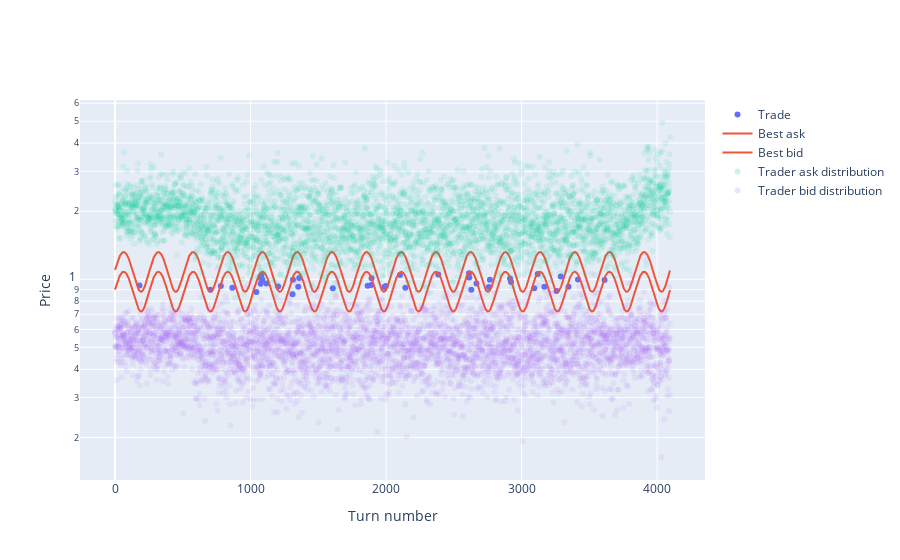

The notebook cell saved with this chart:
### Code cell
trades_plot(turn_results)

### Figure 1 — Plotly figure (JSON) as saved in the notebook; plotly's stock layout.template omitted (floating-point values rounded to 4 significant figures; data arrays with more than 128 entries replaced by an {"elided": "..."} marker saying what was removed)
{"data": [{"marker": {"color": "#636EFA"}, "mode": "markers", "name": "Trade", "type": "scatter", "x": [181, 704, 781, 866, 1043, 1075, 1077, 1079, 1087, 1117, 1204, 1310, 1313, 1352, 1359, 1607, 1864, 1891, 1893, 1987, 1998, 2103, 2142, 2385, 2612, 2614, 2629, 2667, 2758, 2766, 2915, 2922, 3093, 3119, 3168, 3258, 3289, 3346, 3416, 3612], "y": [0.9393, 0.8993, 0.9347, 0.9171, 0.8788, 0.9563, 1.009, 1.041, 0.9971, 0.957, 0.9294, 0.8589, 0.9966, 0.9273, 1.014, 0.9126, 0.9366, 0.9432, 1.01, 0.9241, 0.9349, 1.046, 0.9171, 1.049, 1.062, 1.018, 0.8993, 0.9579, 0.9234, 0.9952, 1.007, 0.9722, 0.9132, 1.056, 0.9275, 0.8868, 1.028, 0.9274, 0.9991, 0.9932]}, {"marker": {"color": "#EF553B"}, "name": "Best ask", "type": "scatter", "y": {"elided": "4096 float values"}}, {"marker": {"color": "#EF553B"}, "name": "Best bid", "type": "scatter", "y": {"elided": "4096 float values"}}, {"marker": {"color": "#00CC96", "opacity": 0.1}, "mode": "markers", "name": "Trader ask distribution", "type": "scatter", "x": {"elided": "4096 int values"}, "y": {"elided": "4096 float values"}}, {"marker": {"color": "#AB63FA", "opacity": 0.1}, "mode": "markers", "name": "Trader bid distribution", "type": "scatter", "x": {"elided": "4096 int values"}, "y": {"elided": "4096 float values"}}], "layout": {"xaxis": {"title": {"text": "Turn number"}}, "yaxis": {"title": {"text": "Price"}, "type": "log"}}}
